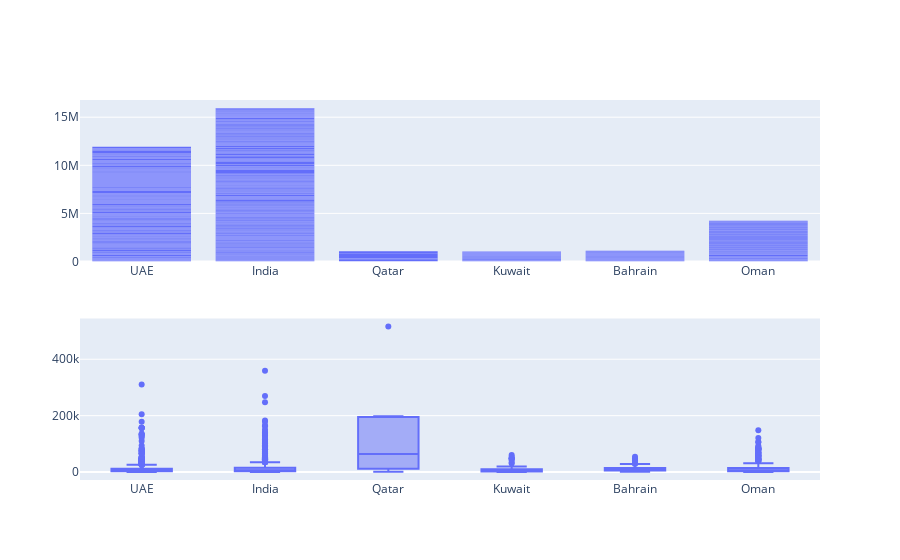

The code cell stored with this chart in its notebook:
### Code cell
# Create subplots
fig = make_subplots(rows=2, cols=1)
# create plotly express figures
bar = px.bar(data_frame=df, x='Country', y='Cost')
box = px.box(data_frame=df, x='Country', y='Cost')
# Extract the figure
fig.add_trace(bar.data[0], row=1, col=1)
fig.add_trace(box.data[0], row=2, col=1)

fig.update_traces(opacity=1, marker_line_width=0)
# show the plot
fig.show()

### Figure 1 — Plotly figure (JSON) as saved in the notebook; plotly's stock layout.template omitted (floating-point values rounded to 4 significant figures; data arrays with more than 128 entries replaced by an {"elided": "..."} marker saying what was removed)
{"data": [{"hovertemplate": "Country=%{x}<br>Cost=%{y}<extra></extra>", "legendgroup": "", "marker": {"color": "#636efa", "line": {"width": 0}, "pattern": {"shape": ""}}, "name": "", "opacity": 1, "orientation": "v", "showlegend": false, "textposition": "auto", "type": "bar", "x": {"elided": "2442 str values"}, "xaxis": "x", "y": {"elided": "2442 float values"}, "yaxis": "y"}, {"alignmentgroup": "True", "hovertemplate": "Country=%{x}<br>Cost=%{y}<extra></extra>", "legendgroup": "", "marker": {"color": "#636efa", "line": {"width": 0}}, "name": "", "notched": false, "offsetgroup": "", "opacity": 1, "orientation": "v", "showlegend": false, "type": "box", "x": {"elided": "2442 str values"}, "x0": " ", "xaxis": "x2", "y": {"elided": "2442 float values"}, "y0": " ", "yaxis": "y2"}], "layout": {"xaxis": {"anchor": "y", "domain": [0, 1]}, "xaxis2": {"anchor": "y2", "domain": [0, 1]}, "yaxis": {"anchor": "x", "domain": [0.575, 1]}, "yaxis2": {"anchor": "x2", "domain": [0, 0.425]}}}
